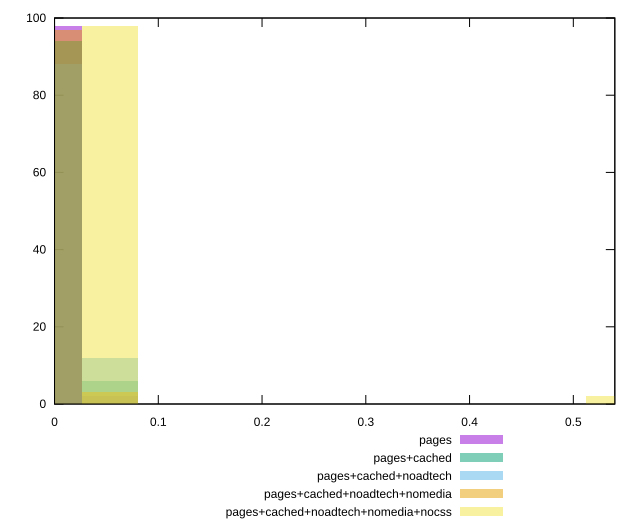

Generate this figure with gnuplot:
reset

$pages <<EOF
0.0538861540916304 2
0 98
EOF

$pagesCached <<EOF
0 94
0.0538861540916304 6
EOF

$pagesCachedNoadtech <<EOF
0 88
0.0538861540916304 12
EOF

$pagesCachedNoadtechNomedia <<EOF
0 97
0.0538861540916304 3
EOF

$pagesCachedNoadtechNomediaNocss <<EOF
0.538861540916304 2
0.0538861540916304 98
EOF

set key outside below
set boxwidth 0.0538861540916304
set xrange [0:0.54]
set yrange [0:100]
set trange [0:100]
set style fill transparent solid 0.5 noborder
set terminal svg size 640, 530 enhanced background rgb 'white'
set output "report_00015_2021-02-09T16-11-33.973Z/cumulative-layout-shift/comparison/histogram/all_score.svg"

plot $pages title "pages" with boxes, \
     $pagesCached title "pages+cached" with boxes, \
     $pagesCachedNoadtech title "pages+cached+noadtech" with boxes, \
     $pagesCachedNoadtechNomedia title "pages+cached+noadtech+nomedia" with boxes, \
     $pagesCachedNoadtechNomediaNocss title "pages+cached+noadtech+nomedia+nocss" with boxes

reset
